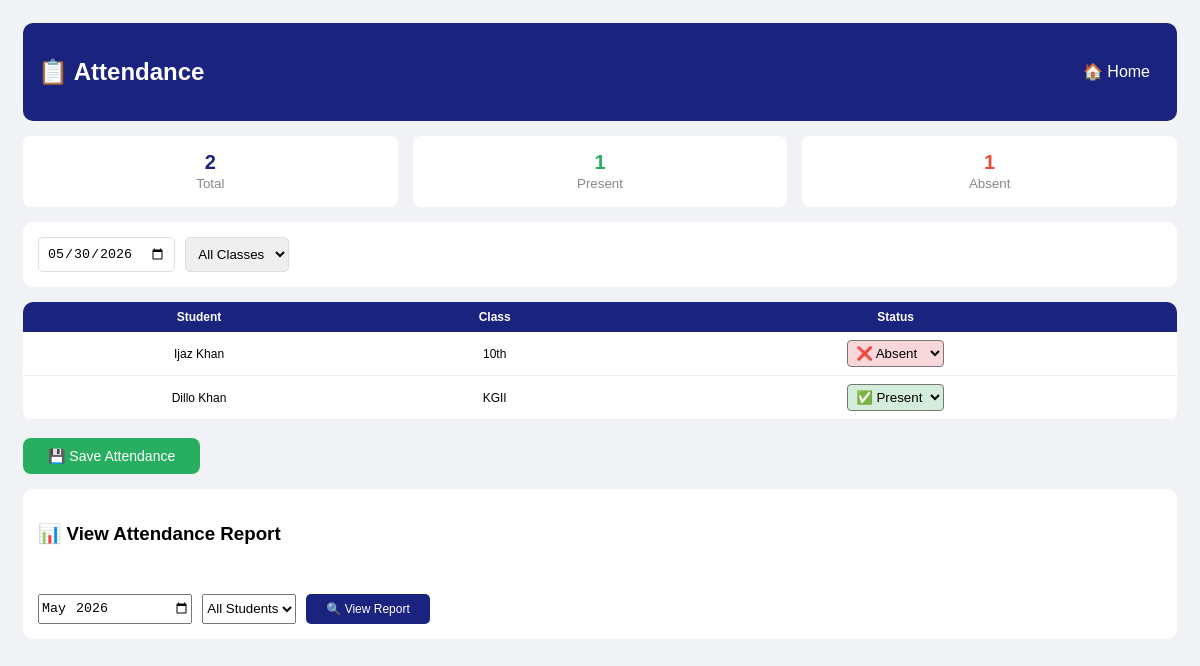
/modules/attendance/index.php (signed in), run on the app's committed database.
### tables this page shows
CREATE TABLE `students` (
  `id` int(11) NOT NULL,
  `admission_no` varchar(20) NOT NULL,
  `first_name` varchar(50) NOT NULL,
  `last_name` varchar(50) DEFAULT NULL,
  `father_name` varchar(100) DEFAULT NULL,
  `mother_name` varchar(100) DEFAULT NULL,
  `dob` date DEFAULT NULL,
  `gender` enum('Male','Female','Other') DEFAULT NULL,
  `class` varchar(20) DEFAULT NULL,
  `section` varchar(10) DEFAULT NULL,
  `phone` varchar(20) DEFAULT NULL,
  `email` varchar(100) DEFAULT NULL,
  `address` text DEFAULT NULL,
  `photo` varchar(255) DEFAULT 'default.png',
  `admission_date` date DEFAULT NULL,
  `status` tinyint(4) DEFAULT 1,
  `created_at` timestamp NOT NULL DEFAULT current_timestamp()
);

CREATE TABLE `attendance` (
  `id` int(11) NOT NULL,
  `student_id` int(11) DEFAULT NULL,
  `date` date DEFAULT NULL,
  `status` enum('Present','Absent','Late','Half Day') DEFAULT 'Present'
);

### modules/attendance/index.php (the view, shortened to what this page needs)
<?php
require_once '../../shared/config.php';
$date = $_GET['date'] ?? date('Y-m-d');
$class = $_GET['class'] ?? '';
$where = $class ? "AND class='$class'" : "";
$students = $conn->query("SELECT * FROM students WHERE status=1 $where ORDER BY class, first_name");
$total = $students->num_rows;
$present = $conn->query("SELECT COUNT(*) as c FROM attendance WHERE date='$date' AND status='Present'")->fetch_assoc()['c'];
?>
<!DOCTYPE html>
<html>
<head>
</head>
<body>
<div class="header">
    <h2>📋 Attendance</h2>
    <a href="../../dashboard/">🏠 Home</a>
</div>
<div class="stats">
    <div class="stat"><h3 style="color:#1a237e;"><?php echo $total; ?></h3><small>Total</small></div>
    <div class="stat"><h3 style="color:#27ae60;"><?php echo $present; ?></h3><small>Present</small></div>
    <div class="stat"><h3 style="color:#e74c3c;"><?php echo $total - $present; ?></h3><small>Absent</small></div>
</div>
<div class="filters">
    <form method="GET" style="display:flex;gap:10px;flex-wrap:wrap;">
        <input type="date" name="date" value="<?php echo $date; ?>" onchange="this.form.submit()">
        <select name="class" onchange="this.form.submit()">
            <option value="">All Classes</option>
        </select>
    </form>
</div>
<form method="POST">
    <div class="card">
        <table>
            <tr><th>Student</th><th>Class</th><th>Status</th></tr>
            <?php while($s = $students->fetch_assoc()):
                $att = $conn->query("SELECT status FROM attendance WHERE student_id={$s['id']} AND date='$date'")->fetch_assoc();
                $current = $att['status'] ?? 'Present';
            ?>
                <tr>
                    <td><?php echo $s['first_name'].' '.$s['last_name']; ?></td>
                    <td><?php echo $s['class']; ?></td>
                    <td>
                        <select name="status[<?php echo $s['id']; ?>]" class="status" style="background:<?php echo $current=='Present'?'#d4edda':($current=='Absent'?'#f8d7da':'#fff3cd'); ?>">
                            <option value="Present" <?php echo $current=='Present'?'selected':''; ?>>✅ Present</option>
                            <option value="Absent" <?php echo $current=='Absent'?'selected':''; ?>>❌ Absent</option>
                        </select>
                    </td>
                </tr>
            <?php endwhile; ?>
        </table>
    </div>
    <br>
    <button type="submit" name="save_att">💾 Save Attendance</button>
</form>
<?php
$month = $_GET['month'] ?? date('Y-m');
?>
<div class="card" style="margin-top:15px;">
    <h3 style="padding:15px;">📊 View Attendance Report</h3>
    <form method="GET" style="padding:15px;display:flex;gap:10px;flex-wrap:wrap;">
        <input type="month" name="month" value="<?php echo $month; ?>">
        <select name="student_id">
            <option value="">All Students</option>
        </select>
        <button type="submit" class="btn btn-primary" style="padding:8px 20px;background:#1a237e;color:white;border:none;border-radius:5px;cursor:pointer;">🔍 View Report</button>
    </form>
</div>
</body>
</html>

### modules/attendance/index.php (style rules this page uses)
body { font-family: Arial; background: #f0f2f5; padding: 15px; }
.header { background: #1a237e; color: white; padding: 15px; border-radius: 10px; display: flex; justify-content: space-between; align-items: center; margin-bottom: 15px; flex-wrap: wrap; }
.header a { color: white; text-decoration: none; padding: 6px 12px; border-radius: 5px; }
.filters { background: white; padding: 15px; border-radius: 10px; margin-bottom: 15px; display: flex; gap: 10px; flex-wrap: wrap; align-items: center; }
.filters input, .filters select { padding: 8px; border: 1px solid #ddd; border-radius: 5px; }
.stats { display: flex; gap: 15px; margin-bottom: 15px; }
.stat { background: white; padding: 15px; border-radius: 8px; text-align: center; flex: 1; }
.stat h3 { margin: 0; font-size: 20px; }
.stat small { color: #888; }
.card { background: white; border-radius: 10px; overflow: hidden; }
table { width: 100%; border-collapse: collapse; font-size: 12px; }
th { background: #1a237e; color: white; padding: 8px; }
td { padding: 8px; border-bottom: 1px solid #eee; text-align: center; }
select.status { padding: 4px; border-radius: 4px; }
button { padding: 10px 25px; background: #27ae60; color: white; border: none; border-radius: 8px; cursor: pointer; font-size: 14px; }
.btn { padding: 8px 15px; border-radius: 5px; text-decoration: none; font-size: 12px; }
.btn-primary { background: #1a237e; color: white; }

### data on the page
students: first_name "Ijaz", last_name "Khan", class "10th", id.status "❌ Absent"
students: first_name "Dillo", last_name "Khan", class "KGII", id.status "✅ Present"

### other printed values
$total "2"
$present "1"
$total - $present "1"
